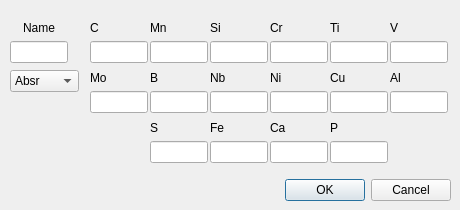
<?xml version="1.0" encoding="UTF-8"?>
<ui version="4.0">
 <class>DialogCreate_Db</class>
 <widget class="QDialog" name="DialogCreate_Db">
  <property name="geometry">
   <rect>
    <x>0</x>
    <y>0</y>
    <width>460</width>
    <height>210</height>
   </rect>
  </property>
  <property name="windowTitle">
   <string>Dialog</string>
  </property>
  <widget class="QDialogButtonBox" name="buttonBox">
   <property name="geometry">
    <rect>
     <x>230</x>
     <y>170</y>
     <width>221</width>
     <height>41</height>
    </rect>
   </property>
   <property name="orientation">
    <enum>Qt::Horizontal</enum>
   </property>
   <property name="standardButtons">
    <set>QDialogButtonBox::Cancel|QDialogButtonBox::Ok</set>
   </property>
  </widget>
  <widget class="QComboBox" name="ComboBox_For_DbModels">
   <property name="geometry">
    <rect>
     <x>10</x>
     <y>70</y>
     <width>69</width>
     <height>22</height>
    </rect>
   </property>
   <item>
    <property name="text">
     <string>Absr</string>
    </property>
   </item>
   <item>
    <property name="text">
     <string>Ch</string>
    </property>
   </item>
   <item>
    <property name="text">
     <string>Cr</string>
    </property>
   </item>
   <item>
    <property name="text">
     <string>Fuse</string>
    </property>
   </item>
   <item>
    <property name="text">
     <string>Fuse_T</string>
    </property>
   </item>
  </widget>
  <widget class="QWidget" name="horizontalLayoutWidget">
   <property name="geometry">
    <rect>
     <x>10</x>
     <y>20</y>
     <width>58</width>
     <height>43</height>
    </rect>
   </property>
   <layout class="QHBoxLayout" name="Layout_Inut_name_db">
    <item>
     <layout class="QVBoxLayout" name="verticalLayout">
      <item>
       <widget class="QLabel" name="LabelName">
        <property name="text">
         <string>Name</string>
        </property>
        <property name="alignment">
         <set>Qt::AlignCenter</set>
        </property>
       </widget>
      </item>
      <item>
       <widget class="QLineEdit" name="Inut_name_db">
        <property name="alignment">
         <set>Qt::AlignCenter</set>
        </property>
       </widget>
      </item>
     </layout>
    </item>
   </layout>
  </widget>
  <widget class="QWidget" name="horizontalLayoutWidget_2">
   <property name="geometry">
    <rect>
     <x>90</x>
     <y>20</y>
     <width>58</width>
     <height>43</height>
    </rect>
   </property>
   <layout class="QHBoxLayout" name="Layout_Inut_C_db">
    <item>
     <layout class="QVBoxLayout" name="verticalLayout_2">
      <item>
       <widget class="QLabel" name="label_C">
        <property name="text">
         <string>C</string>
        </property>
       </widget>
      </item>
      <item>
       <widget class="QLineEdit" name="Inut_C_db"/>
      </item>
     </layout>
    </item>
   </layout>
  </widget>
  <widget class="QWidget" name="horizontalLayoutWidget_3">
   <property name="geometry">
    <rect>
     <x>150</x>
     <y>20</y>
     <width>58</width>
     <height>43</height>
    </rect>
   </property>
   <layout class="QHBoxLayout" name="Layout_Inut_Mn_db">
    <item>
     <layout class="QVBoxLayout" name="verticalLayout_3">
      <item>
       <widget class="QLabel" name="label_Mn">
        <property name="text">
         <string>Mn</string>
        </property>
       </widget>
      </item>
      <item>
       <widget class="QLineEdit" name="Inut_Mn_db"/>
      </item>
     </layout>
    </item>
   </layout>
  </widget>
  <widget class="QWidget" name="horizontalLayoutWidget_4">
   <property name="geometry">
    <rect>
     <x>270</x>
     <y>20</y>
     <width>58</width>
     <height>43</height>
    </rect>
   </property>
   <layout class="QHBoxLayout" name="Layout_Inut_Cr_db">
    <item>
     <layout class="QVBoxLayout" name="verticalLayout_4">
      <item>
       <widget class="QLabel" name="label_Cr">
        <property name="text">
         <string>Cr</string>
        </property>
       </widget>
      </item>
      <item>
       <widget class="QLineEdit" name="Inut_Cr_db"/>
      </item>
     </layout>
    </item>
   </layout>
  </widget>
  <widget class="QWidget" name="horizontalLayoutWidget_5">
   <property name="geometry">
    <rect>
     <x>210</x>
     <y>20</y>
     <width>58</width>
     <height>43</height>
    </rect>
   </property>
   <layout class="QHBoxLayout" name="Layout_Inut_Si_db">
    <item>
     <layout class="QVBoxLayout" name="verticalLayout_5">
      <item>
       <widget class="QLabel" name="label_Si">
        <property name="text">
         <string>Si</string>
        </property>
       </widget>
      </item>
      <item>
       <widget class="QLineEdit" name="Inut_Si_db"/>
      </item>
     </layout>
    </item>
   </layout>
  </widget>
  <widget class="QWidget" name="horizontalLayoutWidget_6">
   <property name="geometry">
    <rect>
     <x>330</x>
     <y>20</y>
     <width>58</width>
     <height>43</height>
    </rect>
   </property>
   <layout class="QHBoxLayout" name="Layout_Inut_Ti_db">
    <item>
     <layout class="QVBoxLayout" name="verticalLayout_6">
      <item>
       <widget class="QLabel" name="label_Ti">
        <property name="text">
         <string>Ti</string>
        </property>
       </widget>
      </item>
      <item>
       <widget class="QLineEdit" name="Inut_Ti_db"/>
      </item>
     </layout>
    </item>
   </layout>
  </widget>
  <widget class="QWidget" name="horizontalLayoutWidget_7">
   <property name="geometry">
    <rect>
     <x>210</x>
     <y>70</y>
     <width>58</width>
     <height>43</height>
    </rect>
   </property>
   <layout class="QHBoxLayout" name="Layout_Inut_Nb_db">
    <item>
     <layout class="QVBoxLayout" name="verticalLayout_7">
      <item>
       <widget class="QLabel" name="label_Nb">
        <property name="text">
         <string>Nb</string>
        </property>
       </widget>
      </item>
      <item>
       <widget class="QLineEdit" name="Inut_Nb_db"/>
      </item>
     </layout>
    </item>
   </layout>
  </widget>
  <widget class="QWidget" name="horizontalLayoutWidget_8">
   <property name="geometry">
    <rect>
     <x>150</x>
     <y>70</y>
     <width>58</width>
     <height>43</height>
    </rect>
   </property>
   <layout class="QHBoxLayout" name="Layout_Inut_B_db">
    <item>
     <layout class="QVBoxLayout" name="verticalLayout_8">
      <item>
       <widget class="QLabel" name="label_B">
        <property name="text">
         <string>B</string>
        </property>
       </widget>
      </item>
      <item>
       <widget class="QLineEdit" name="Inut_B_db"/>
      </item>
     </layout>
    </item>
   </layout>
  </widget>
  <widget class="QWidget" name="horizontalLayoutWidget_9">
   <property name="geometry">
    <rect>
     <x>330</x>
     <y>70</y>
     <width>58</width>
     <height>43</height>
    </rect>
   </property>
   <layout class="QHBoxLayout" name="Layout_Inut_Cu_db">
    <item>
     <layout class="QVBoxLayout" name="verticalLayout_9">
      <item>
       <widget class="QLabel" name="label_Cu">
        <property name="text">
         <string>Cu</string>
        </property>
       </widget>
      </item>
      <item>
       <widget class="QLineEdit" name="Inut_Cu_db"/>
      </item>
     </layout>
    </item>
   </layout>
  </widget>
  <widget class="QWidget" name="horizontalLayoutWidget_10">
   <property name="geometry">
    <rect>
     <x>270</x>
     <y>70</y>
     <width>58</width>
     <height>43</height>
    </rect>
   </property>
   <layout class="QHBoxLayout" name="Layout_Inut_Ni_db">
    <item>
     <layout class="QVBoxLayout" name="verticalLayout_10">
      <item>
       <widget class="QLabel" name="label_Ni">
        <property name="text">
         <string>Ni</string>
        </property>
       </widget>
      </item>
      <item>
       <widget class="QLineEdit" name="Inut_Ni_db"/>
      </item>
     </layout>
    </item>
   </layout>
  </widget>
  <widget class="QWidget" name="horizontalLayoutWidget_11">
   <property name="geometry">
    <rect>
     <x>90</x>
     <y>70</y>
     <width>58</width>
     <height>43</height>
    </rect>
   </property>
   <layout class="QHBoxLayout" name="Layout_Inut_Mo_db">
    <item>
     <layout class="QVBoxLayout" name="verticalLayout_11">
      <item>
       <widget class="QLabel" name="label_Mo">
        <property name="text">
         <string>Mo</string>
        </property>
       </widget>
      </item>
      <item>
       <widget class="QLineEdit" name="Inut_Mo_db"/>
      </item>
     </layout>
    </item>
   </layout>
  </widget>
  <widget class="QWidget" name="horizontalLayoutWidget_12">
   <property name="geometry">
    <rect>
     <x>390</x>
     <y>20</y>
     <width>58</width>
     <height>43</height>
    </rect>
   </property>
   <layout class="QHBoxLayout" name="Layout_Inut_V_db">
    <item>
     <layout class="QVBoxLayout" name="verticalLayout_12">
      <item>
       <widget class="QLabel" name="label_V">
        <property name="text">
         <string>V</string>
        </property>
       </widget>
      </item>
      <item>
       <widget class="QLineEdit" name="Inut_V_db"/>
      </item>
     </layout>
    </item>
   </layout>
  </widget>
  <widget class="QWidget" name="horizontalLayoutWidget_13">
   <property name="geometry">
    <rect>
     <x>390</x>
     <y>70</y>
     <width>58</width>
     <height>43</height>
    </rect>
   </property>
   <layout class="QHBoxLayout" name="Layout_Inut_Al_db">
    <item>
     <layout class="QVBoxLayout" name="verticalLayout_13">
      <item>
       <widget class="QLabel" name="label_Al">
        <property name="text">
         <string>Al</string>
        </property>
       </widget>
      </item>
      <item>
       <widget class="QLineEdit" name="Inut_Al_db"/>
      </item>
     </layout>
    </item>
   </layout>
  </widget>
  <widget class="QWidget" name="horizontalLayoutWidget_14">
   <property name="geometry">
    <rect>
     <x>150</x>
     <y>120</y>
     <width>58</width>
     <height>43</height>
    </rect>
   </property>
   <layout class="QHBoxLayout" name="Layout_Inut_S_db">
    <item>
     <layout class="QVBoxLayout" name="verticalLayout_14">
      <item>
       <widget class="QLabel" name="label_S">
        <property name="text">
         <string>S</string>
        </property>
       </widget>
      </item>
      <item>
       <widget class="QLineEdit" name="Inut_S_db"/>
      </item>
     </layout>
    </item>
   </layout>
  </widget>
  <widget class="QWidget" name="horizontalLayoutWidget_15">
   <property name="geometry">
    <rect>
     <x>210</x>
     <y>120</y>
     <width>58</width>
     <height>43</height>
    </rect>
   </property>
   <layout class="QHBoxLayout" name="Layout_Inut_Fe_db">
    <item>
     <layout class="QVBoxLayout" name="verticalLayout_15">
      <item>
       <widget class="QLabel" name="label_Fe">
        <property name="text">
         <string>Fe</string>
        </property>
       </widget>
      </item>
      <item>
       <widget class="QLineEdit" name="Inut_Fe_db"/>
      </item>
     </layout>
    </item>
   </layout>
  </widget>
  <widget class="QWidget" name="horizontalLayoutWidget_16">
   <property name="geometry">
    <rect>
     <x>270</x>
     <y>120</y>
     <width>58</width>
     <height>43</height>
    </rect>
   </property>
   <layout class="QHBoxLayout" name="Layout_Inut_Ca_db">
    <item>
     <layout class="QVBoxLayout" name="verticalLayout_16">
      <item>
       <widget class="QLabel" name="label_Ca">
        <property name="text">
         <string>Ca</string>
        </property>
       </widget>
      </item>
      <item>
       <widget class="QLineEdit" name="Inut_Ca_db"/>
      </item>
     </layout>
    </item>
   </layout>
  </widget>
  <widget class="QWidget" name="horizontalLayoutWidget_17">
   <property name="geometry">
    <rect>
     <x>330</x>
     <y>120</y>
     <width>58</width>
     <height>43</height>
    </rect>
   </property>
   <layout class="QHBoxLayout" name="Layout_Inut_P_db">
    <item>
     <layout class="QVBoxLayout" name="verticalLayout_17">
      <item>
       <widget class="QLabel" name="label_P">
        <property name="text">
         <string>P</string>
        </property>
       </widget>
      </item>
      <item>
       <widget class="QLineEdit" name="Inut_P_db"/>
      </item>
     </layout>
    </item>
   </layout>
  </widget>
 </widget>
 <resources/>
 <connections>
  <connection>
   <sender>buttonBox</sender>
   <signal>accepted()</signal>
   <receiver>DialogCreate_Db</receiver>
   <slot>accept()</slot>
   <hints>
    <hint type="sourcelabel">
     <x>248</x>
     <y>254</y>
    </hint>
    <hint type="destinationlabel">
     <x>157</x>
     <y>274</y>
    </hint>
   </hints>
  </connection>
  <connection>
   <sender>buttonBox</sender>
   <signal>rejected()</signal>
   <receiver>DialogCreate_Db</receiver>
   <slot>reject()</slot>
   <hints>
    <hint type="sourcelabel">
     <x>316</x>
     <y>260</y>
    </hint>
    <hint type="destinationlabel">
     <x>286</x>
     <y>274</y>
    </hint>
   </hints>
  </connection>
 </connections>
</ui>
